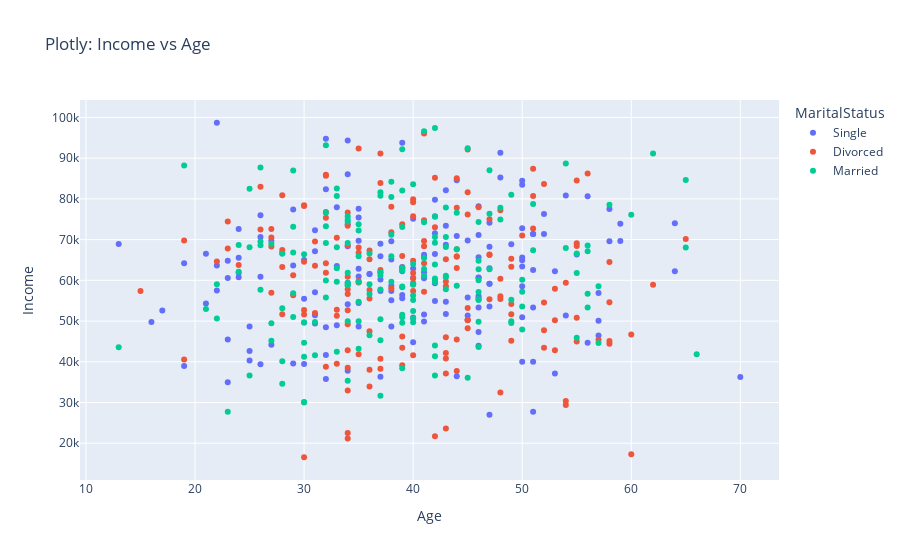

Notebook code for this chart:
### Code cell
print("🔹 Seaborn")
sns.scatterplot(data=df, x='Age', y='Income', hue='MaritalStatus')
plt.title("Seaborn: Income vs Age")
plt.show()

print("🔹 Plotly")
px.scatter(df, x='Age', y='Income', color='MaritalStatus', title="Plotly: Income vs Age").show()

print("🔹 Matplotlib")
plt.scatter(df['Age'], df['Income'], alpha=0.6, c='teal')
plt.title("Matplotlib: Income vs Age")
plt.xlabel("Age")
plt.ylabel("Income")
plt.grid(True)
plt.show()

### Figure 1 — Plotly figure (JSON) as saved in the notebook; plotly's stock layout.template omitted (floating-point values rounded to 4 significant figures; data arrays with more than 128 entries replaced by an {"elided": "..."} marker saying what was removed)
{"data": [{"hovertemplate": "MaritalStatus=Single<br>Age=%{x}<br>Income=%{y}<extra></extra>", "legendgroup": "Single", "marker": {"color": "#636efa", "symbol": "circle"}, "mode": "markers", "name": "Single", "orientation": "v", "showlegend": true, "type": "scatter", "x": {"elided": "165 int values"}, "xaxis": "x", "y": {"elided": "165 int values"}, "yaxis": "y"}, {"hovertemplate": "MaritalStatus=Divorced<br>Age=%{x}<br>Income=%{y}<extra></extra>", "legendgroup": "Divorced", "marker": {"color": "#EF553B", "symbol": "circle"}, "mode": "markers", "name": "Divorced", "orientation": "v", "showlegend": true, "type": "scatter", "x": {"elided": "164 int values"}, "xaxis": "x", "y": {"elided": "164 int values"}, "yaxis": "y"}, {"hovertemplate": "MaritalStatus=Married<br>Age=%{x}<br>Income=%{y}<extra></extra>", "legendgroup": "Married", "marker": {"color": "#00cc96", "symbol": "circle"}, "mode": "markers", "name": "Married", "orientation": "v", "showlegend": true, "type": "scatter", "x": {"elided": "171 int values"}, "xaxis": "x", "y": {"elided": "171 int values"}, "yaxis": "y"}], "layout": {"legend": {"title": {"text": "MaritalStatus"}, "tracegroupgap": 0}, "title": {"text": "Plotly: Income vs Age"}, "xaxis": {"anchor": "y", "domain": [0, 1], "title": {"text": "Age"}}, "yaxis": {"anchor": "x", "domain": [0, 1], "title": {"text": "Income"}}}}
